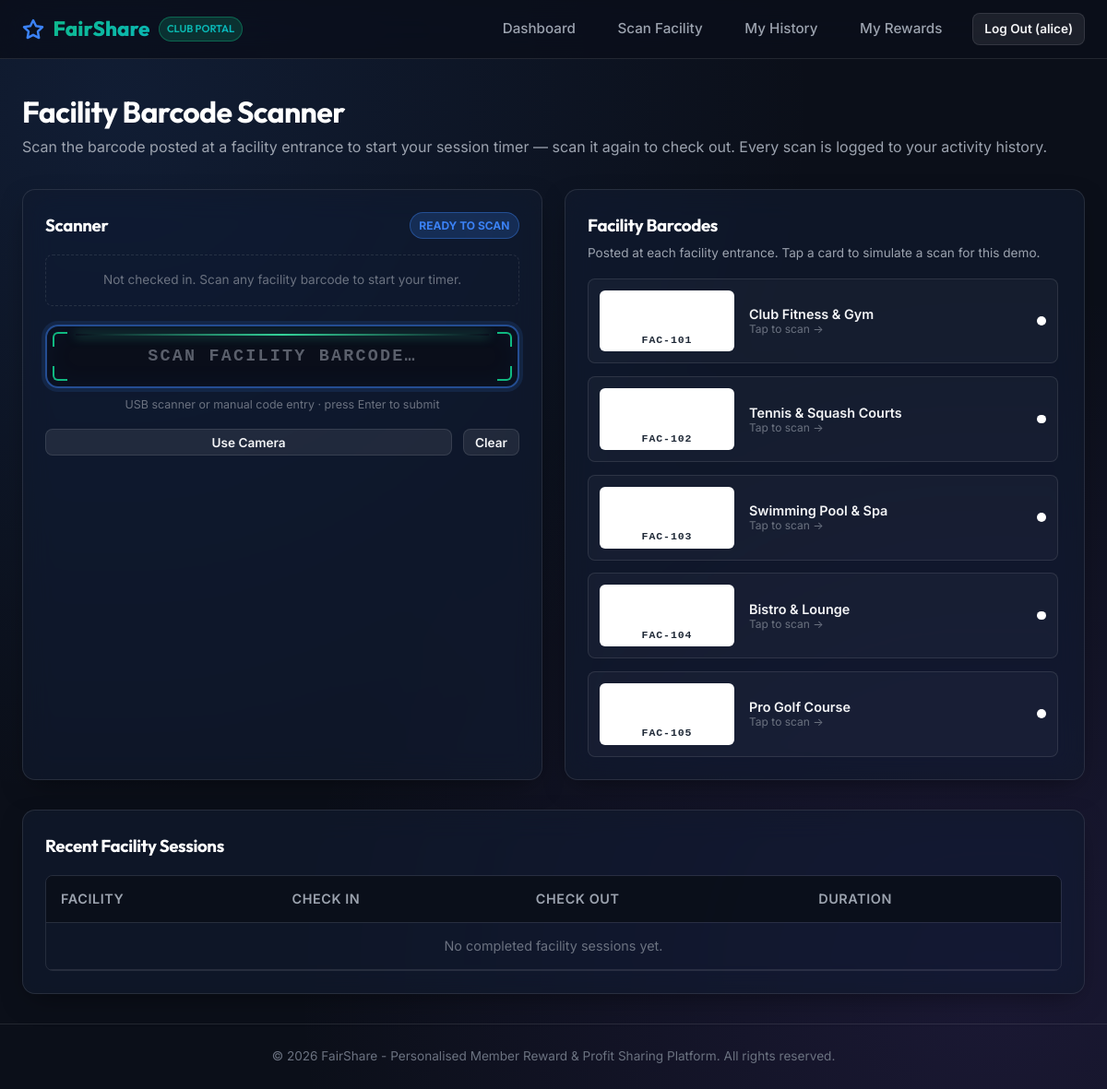
The app's page /member/scan (signed in), older data.
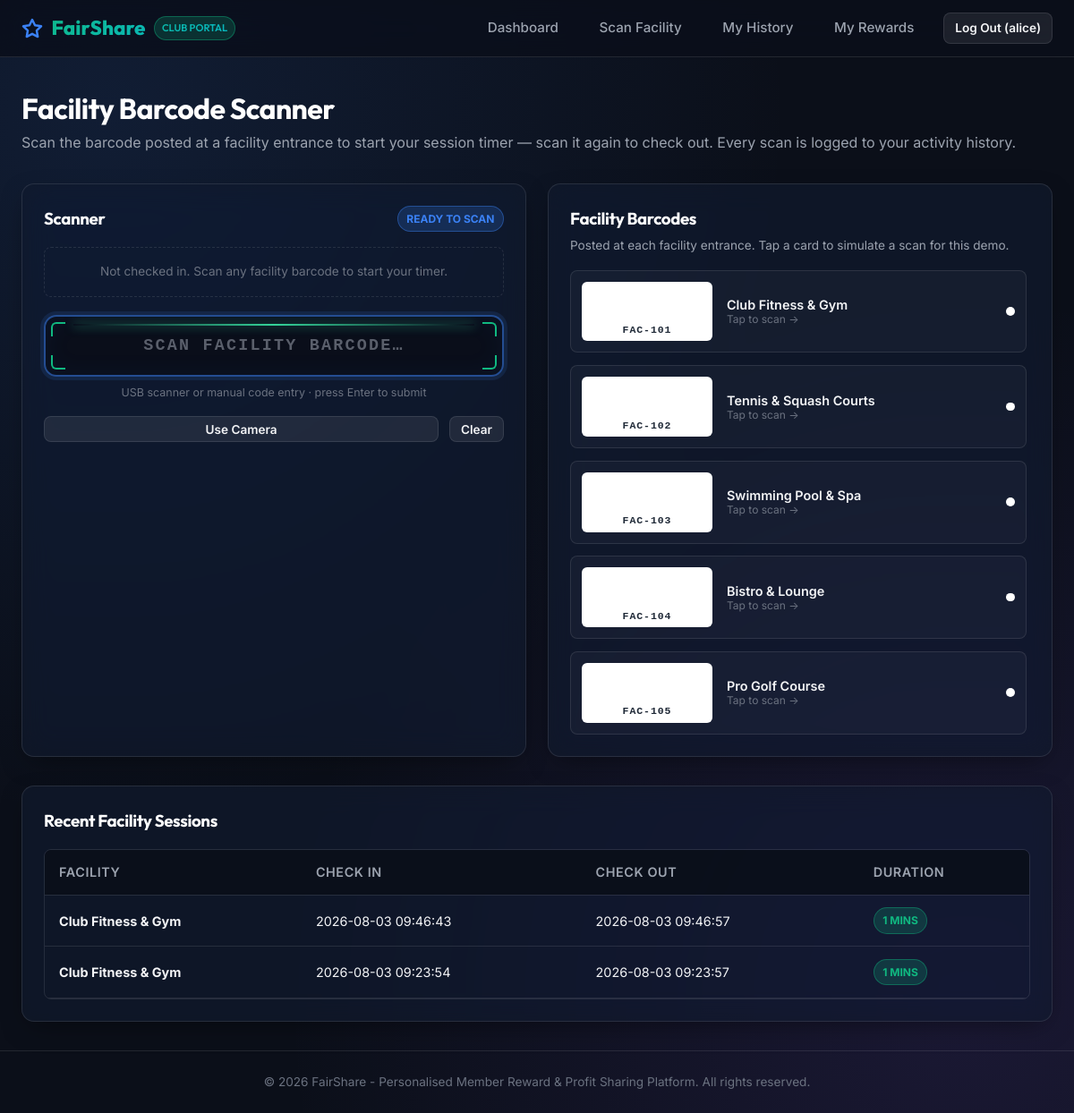
The same page, newer data.
### tables this page shows
CREATE TABLE facility_checkins (
            id INTEGER PRIMARY KEY AUTOINCREMENT,
            member_id INTEGER NOT NULL,
            facility_name TEXT NOT NULL,
            check_in_time TIMESTAMP NOT NULL,
            check_out_time TIMESTAMP,
            duration_minutes INTEGER DEFAULT 0,
            status TEXT DEFAULT 'active' CHECK(status IN ('active', 'completed')), guest_id INTEGER REFERENCES guest_ids(id) ON DELETE CASCADE,
            FOREIGN KEY (member_id) REFERENCES members (id) ON DELETE CASCADE
        );

### main.py (the view, shortened to what this page needs)
@app.route('/member/scan', methods=['GET', 'POST'])
@login_required
def member_scan():
    conn = get_db()
    cursor = conn.cursor()
    cursor.execute("SELECT * FROM members WHERE user_id = ?", (session['user_id'],))
    member = cursor.fetchone()
    if not member:
        conn.close()
        flash('Member profile not found.', 'danger')
        return redirect(url_for('index'))
    cursor.execute("SELECT * FROM facility_checkins WHERE member_id = ? AND guest_id IS NULL AND status = 'active'", (member['id'],))
    active_checkin = cursor.fetchone()
    cursor.execute('''
        SELECT * FROM facility_checkins WHERE member_id = ? AND guest_id IS NULL AND status = 'completed'
        ORDER BY check_in_time DESC LIMIT 8
    ''', (member['id'],))
    recent_sessions = cursor.fetchall()
    conn.close()
    return render_template('member/scan.html', facilities=FACILITIES,
                           active_checkin=active_checkin, recent_sessions=recent_sessions)

### database.py (called while the page is built)
def get_db():
    db_path = Config.DATABASE
    os.makedirs(os.path.dirname(db_path), exist_ok=True)
    conn = sqlite3.connect(db_path)
    conn.row_factory = sqlite3.Row
    conn.execute("PRAGMA foreign_keys = ON;")
    return conn

### main.py (called while the page is built)
@app.after_request
def add_header(response):
    if app.debug:
        response.headers['Cache-Control'] = 'no-cache, no-store, must-revalidate'
    else:
        response.headers['Cache-Control'] = 'public, max-age=3600'
    return response

def login_required(f):
    @functools.wraps(f)
    def decorated_function(*args, **kwargs):
        if 'user_id' not in session:
            flash('Please log in to access this page.', 'warning')
            return redirect(url_for('login'))
        return f(*args, **kwargs)
    return decorated_function

### templates/member/scan.html (shortened to what the changed rows need)
{% extends "base.html" %}
{% block content %}
<div style="margin-bottom: 2rem;">
  <h1>Facility Barcode Scanner</h1>
</div>
<div class="grid grid-cols-2" style="gap: 1.5rem; margin-bottom: 2rem;">
  <div class="card">
    <div class="facility-grid">
      {% for code, name in facilities.items() %}
        <button type="button" class="facility-scan-card" data-demo-code="{{ code }}">
          <div class="facility-barcode-box">
            <svg class="facility-barcode" data-barcode="{{ code }}" data-height="38" data-display="false"></svg>
            <span class="facility-code">{{ code }}</span>
          </div>
          <div style="text-align: left; flex: 1;">
            <p style="font-weight: 600; font-size: 0.9rem;">{{ name }}</p>
            <p style="color: var(--text-dim); font-size: 0.75rem;">Tap to scan &rarr;</p>
          </div>
          <div class="facility-qr"><div data-qr="{{ code }}" data-qr-width="72"></div></div>
        </button>
      {% endfor %}
    </div>
  </div>
</div>
<div class="card">
  <div class="table-container" style="margin-top: 1rem;">
    <table class="table">
      <thead>
        <tr>
          <th>Facility</th>
          <th>Check In</th>
          <th>Check Out</th>
          <th>Duration</th>
        </tr>
      </thead>
      <tbody>
        {% for s in recent_sessions %}
          <tr>
            <td><strong>{{ s.facility_name }}</strong></td>
            <td>{{ s.check_in_time }}</td>
            <td>{{ s.check_out_time or '—' }}</td>
            <td>
              {% if s.duration_minutes > 0 %}
                <span class="badge badge-emerald">{{ s.duration_minutes }} mins</span>
              {% else %}
                <span class="badge badge-amber">Active</span>
              {% endif %}
            </td>
          </tr>
        {% else %}
          <tr><td colspan="4" style="text-align:center; color: var(--text-dim);">No completed facility sessions yet.</td></tr>
        {% endfor %}
      </tbody>
    </table>
  </div>
</div>
{% endblock %}

Row changes from the older to the newer data that the page shows:
added facility_checkins: facility_name "Club Fitness & Gym", check_in_time "2026-08-03 09:46:43", check_out_time "2026-08-03 09:46:57", duration_minutes "1"
added facility_checkins: facility_name "Club Fitness & Gym", check_in_time "2026-08-03 09:23:54", check_out_time "2026-08-03 09:23:57", duration_minutes "1"
Text that changed along with them:
text no longer shown: "No completed facility sessions yet."
